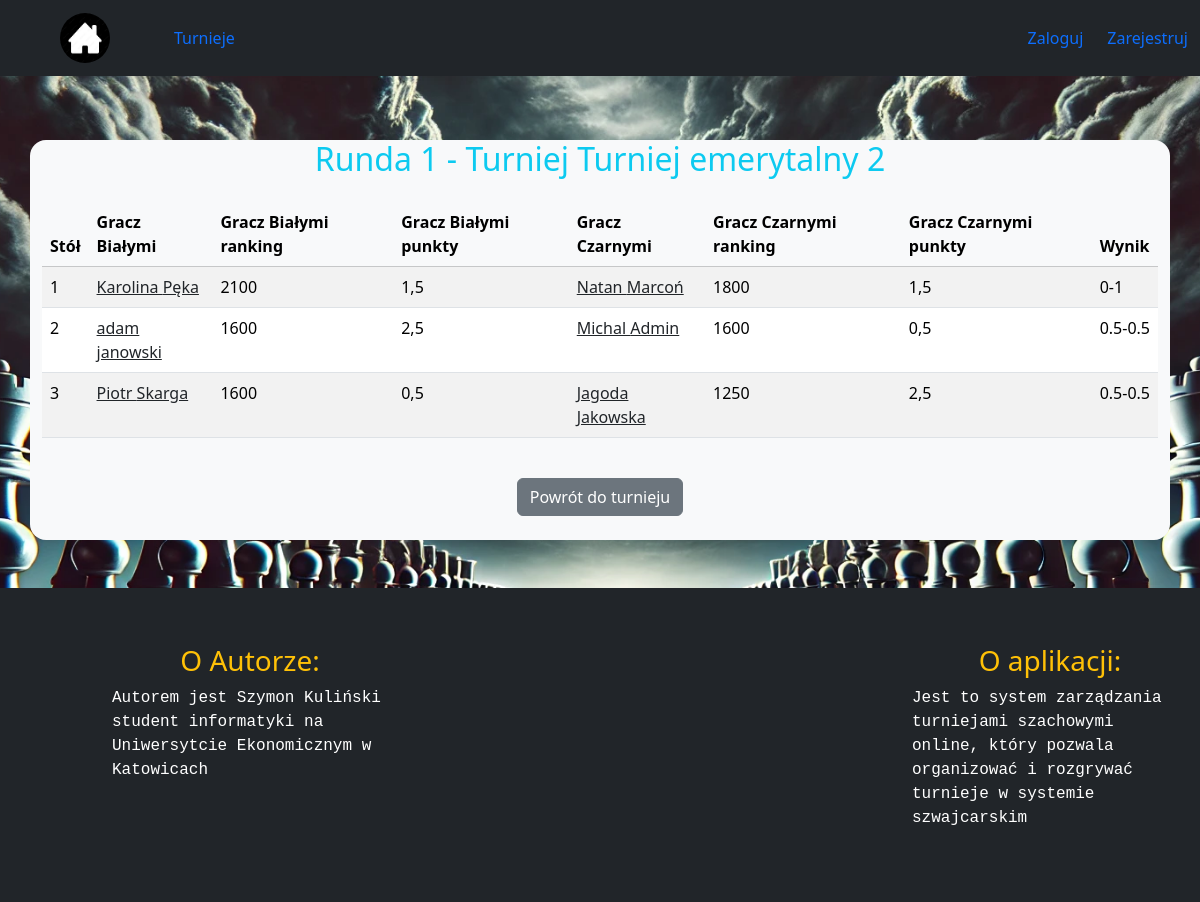
The page /tournaments/1/round/48/ on the database its author committed.
### tournaments/models.py (models this page shows, shortened)
class Round(models.Model):
    tournament = models.ForeignKey('Tournament', on_delete=models.CASCADE, related_name='rounds')
    round_number = models.PositiveIntegerField()
    status = models.CharField(max_length=20, choices=[('not_started', 'Nieutworzona'), ('in_progress', 'Utworzona'),
                                                      ('completed', 'Zakończona')], default='not_started')
    class Meta:
        ordering = ['round_number']
        unique_together = ('tournament', 'round_number')
        verbose_name = 'Runda'
        verbose_name_plural = 'Rundy'

class Tournament(models.Model):
    TOURNAMENT_TYPES = [('Błyskawiczne', 'Błyskawiczne'), ('Szybkie', 'Szybkie'), ('Klasyczne', 'Klasyczne'), ]
    PACES = [('1', '1 min'), ('3', '3 min'), ('5', '5 min'), ('10', '10 min'), ('15', '15 min'), ('30', '30 min'),
             ('60', '60 min'), ('1+1', '1+1 sec'), ('3+2', '3+2 sec'), ('5+3', '5+3 sec'), ('10+5', '10+5 sec'),
             ('10+15', '10+15 sec'), ('15+15', '15+15 sec'), ('30+10', '30+10 sec'), ('60+30', '60+30 sec'),
             ('120+30', '120+30 sec'), ]
    STATUS_CHOICES = [('Nadchodzący', 'Nadchodzący'), ('Tr  wający', 'Trwający'), ('Zakończony', 'Zakończony'), ]
    RANKING_CHOICES = [('Brak', 'Brak'), ('FIDE', 'FIDE'), ('PZSzach', 'PZSzach'), ]
    REGION_CHOICES = [('dolnośląskie', 'Dolnośląskie'), ('kujawsko-pomorskie', 'Kujawsko-pomorskie'),
                      ('lubelskie', 'Lubelskie'), ('lubuskie', 'Lubuskie'), ('łódzkie', 'Łódzkie'),
                      ('małopolskie', 'Małopolskie'), ('mazowieckie', 'Mazowieckie'), ('opolskie', 'Opolskie'),
                      ('podkarpackie', 'Podkarpackie'), ('podlaskie', 'Podlaskie'), ('pomorskie', 'Pomorskie'),
                      ('śląskie', 'Śląskie'), ('świętokrzyskie', 'Świętokrzyskie'),
                      ('warmińsko-mazurskie', 'Warmińsko-mazurskie'), ('wielkopolskie', 'Wielkopolskie'),
                      ('zachodniopomorskie', 'Zachodniopomorskie'), ]
    name = models.CharField(max_length=200)
    date_begin = models.DateField(null=True)
    date_end = models.DateField(null=True)
    pace = models.CharField(choices=PACES, max_length=10)
    type_of_tournament = models.CharField(choices=TOURNAMENT_TYPES, max_length=20)
    status = models.CharField(choices=STATUS_CHOICES, max_length=12,default='Nadchodzący')
    rounds_amount = models.IntegerField(default=2)
    current_round = models.PositiveIntegerField(default=1)
    arbiter = models.ForeignKey(User, related_name='arbited_tournaments', on_delete=models.CASCADE,blank=True, null=True)
    organizer = models.ForeignKey(User, related_name='orgianized_tournaments', on_delete=models.CASCADE)
    ranking = models.CharField(choices=RANKING_CHOICES, max_length=10, default='Brak')
    city = models.CharField(max_length=100, null=True, blank=True)
    region = models.CharField(choices=REGION_CHOICES, max_length=100, null=True, blank=True)
    description = models.TextField(blank=True, null=True, verbose_name='Opis turnieju')

class Match(models.Model):
    round = models.ForeignKey('Round', on_delete=models.CASCADE, related_name='matches')
    white_player = models.ForeignKey(Player, related_name='white_matches', on_delete=models.CASCADE)
    black_player = models.ForeignKey(Player, related_name='black_matches', on_delete=models.CASCADE)
    result = models.CharField(max_length=10, choices=[('1-0', '1-0'), ('0-1', '0-1'), ('0.5-0.5', '0.5-0.5')],
                              blank=True)
    table_number = models.PositiveIntegerField()

class Player(models.Model):
    user = models.ForeignKey(User, on_delete=models.CASCADE, related_name='player')
    tournament = models.ForeignKey('Tournament', on_delete=models.CASCADE)
    points = models.FloatField(default=0)  # Punkty zdobyte przez gracza
    previous_opponents = models.ManyToManyField('self', blank=True)  # Z kim zawodnik już grał
    has_paused = models.BooleanField(default=False)
    consecutive_white_games = models.IntegerField(default=0)
    consecutive_black_games = models.IntegerField(default=0)
    last_color = models.CharField(blank=True, max_length=6)
    start_rating = models.IntegerField(default=0)
    achieved_rating = models.IntegerField(default=0)
    avarage_oponents_rating = models.IntegerField(default=0)
    matches_count = models.IntegerField(default=0)

### profiles/models.py (models this page shows, shortened)
class Profile(models.Model):
    GENDER_CHOICES = [('M', 'Mężczyzna'), ('F', 'Kobieta'), ]
    TITLE_AND_CATEGOREIES_CHOICES = [('GM', 'Arcymistrz'), ('IM', 'Mistrz międzynarodowy'), ('FM', 'Mistrz FIDE'),
                                     ('CM', 'Kandydat na mistrza FIDE'), ('WGM', 'Arcymistrzyni	'),
                                     ('WIM', 'Mistrzyni międzynarodowa'), ('WFM', 'Mistrzyni FIDE'),
                                     ('WCM', 'Kandydatka na mistrzynię FIDE'), ('M', 'Mistrz krajowy'),
                                     ('K', 'Kandydat na mistrza krajowego'), ('I', 'I'), ('II', 'II'),
                                     ('III', 'III'), ('IV', 'IV'), ('V', 'V'),
                                     ('Bk', 'Bk'), ]
    user = models.OneToOneField(User, on_delete=models.CASCADE)
    first_name = models.CharField(max_length=30, blank=True, null=True)
    last_name = models.CharField(max_length=30, blank=True, null=True)
    birth_date = models.DateField(null=True, blank=True)
    gender = models.CharField(max_length=1, choices=GENDER_CHOICES, blank=True, null=True)
    city = models.CharField(max_length=43, blank=True, null=True)
    club = models.CharField(max_length=43, blank=True, null=True)
    phone_number = models.CharField(max_length=15, blank=True, null=True)
    rating_fide = models.IntegerField(null=True, blank=True, default=1000)
    rating_pzszach = models.IntegerField(null=True, blank=True, default=1000)
    title_or_category = models.CharField(max_length=10, choices=TITLE_AND_CATEGOREIES_CHOICES, default='Bk')

### tournaments/views.py (the view)
# urls.py: path('<int:tournament_id>/round/<int:round_id>/', views.round_detail, name='round_detail'),
def round_detail(request, tournament_id, round_id):
    tournament = get_object_or_404(Tournament, id=tournament_id)
    round = get_object_or_404(Round, id=round_id)
    matches = Match.objects.filter(round=round)
    return render(request, 'tournaments/round_detail.html',
                  {'round': round, 'matches': matches, 'tournament': tournament})

### core/context_processors.py (called while the page is built)
def is_organizer(request):
    is_organizer = request.user.groups.filter(name='Organizer').exists()
    return {'is_organizer': is_organizer}

### templates/tournaments/round_detail.html
{% extends 'core/index.html' %}
{% block content %}
    <div class="container my-5 bg-light rounded-4 ">
        <h2 class="mb-4 text-center text-info">Runda {{ round.round_number }} - Turniej {{ tournament.name }}</h2>
        <div class="table-responsive">
            <table class="table table-striped table-hover">
                <thead class="table-light">
                <tr>
                    <th scope="col">Stół</th>
                    <th scope="col">Gracz Białymi</th>
                    <th scope="col">Gracz Białymi ranking</th>
                    <th scope="col">Gracz Białymi punkty</th>
                    <th scope="col">Gracz Czarnymi</th>
                    <th scope="col">Gracz Czarnymi ranking</th>
                    <th scope="col">Gracz Czarnymi punkty</th>
                    <th scope="col">Wynik</th>
                </tr>
                </thead>
                <tbody>
                {% for match in matches %}
                    <tr>
                        <td>{{ match.table_number }}</td>
                        <td><a class="link-dark"
                               href="{% url 'profile' match.white_player.user.id %}">{{ match.white_player.user.profile.first_name }} {{ match.white_player.user.profile.last_name }}</a>
                        </td>
                        <td>{{ match.white_player.start_rating }}</td>
                        <td>{{ match.white_player.points }}</td>
                        <td><a class="link-dark"
                               href="{% url 'profile' match.white_player.user.id %}">{{ match.black_player.user.profile.first_name }} {{ match.black_player.user.profile.last_name }}</a>
                        </td>
                        <td>{{ match.black_player.start_rating }}</td>
                        <td>{{ match.black_player.points }}</td>
                        <td>{{ match.result }}</td>
                    </tr>
                {% endfor %}
                </tbody>
            </table>
        </div>
        <div class="text-center">
            <a href="{% url 'tournament_detail' tournament.id %}" class="btn btn-secondary my-4">Powrót do turnieju</a>
        </div>
    </div>
{% endblock %}

### templates/core/index.html (shortened to what this page needs)
{% load  static %}
<!doctype html>
<html lang="en">
<head>
    <link rel="stylesheet" href="{% static 'bootstrap-5.3.3-dist/css/bootstrap.min.css' %}">
</head>
<body>
<nav class="navbar navbar-expand-sm bg-dark mb-3">
    <div class="container-fluid">
        <a href="{% url 'home' %}" class="navbar-brand mx-5">
            <img src="{% static 'homeBlack.jpg' %}" alt="home" class="icon-link  icon-size rounded-circle" title="home">
        </a>
        <div class="collapse navbar-collapse">
            <ul class="navbar-nav">
                <li class="nav-item">
                    <a href="{% url 'tournaments' %}" class="nav-link mx-2 text-primary">Turnieje</a>
                </li>
            </ul>
            {% if request.user.is_authenticated %}
                <a href="{% url 'logout' %}" class="nav-link ms-auto text-warning">Wyloguj</a>
                <div class="dropdown">
                    <button class="btn btn-dark dropdown-toggle text-warning mx-4"
                            type="button" id="dropdownMenuHoverButton"
                            data-bs-toggle="dropdown" aria-expanded="false">
                        Profil
                    </button>
                    <ul class="dropdown-menu" aria-labelledby="dropdownMenuHoverButton">
                        <li><a class="dropdown-item" href="{% url 'profile' request.user.id %}">Mój profil</a></li>
                        <li><a class="dropdown-item" href="{% url 'profile_edit' request.user.id %}">Edytuj profil</a></li>
                        <li><a class="dropdown-item" href="{% url 'tournament_history' %}">Moje turnieje</a></li>
                    </ul>
                </div>
            {% else %}
                <a href="{% url 'login' %}" class="nav-link ms-auto text-primary mx-4">Zaloguj</a>
                <a href="{% url 'register' %}" class="nav-link text-primary">Zarejestruj</a>
            {% endif %}
    </div>
    </div>
</nav>
<div class="min-vh-100 d-flex flex-column">
    {% block content %}{% endblock %}
    <footer class="bg-dark text-center py-2">
        <div class="container-fluid my-5">
            <div class="row">
                <p class="col-1"></p>
                <div class="col-3">
                    <h3 class="text-center text-warning">O Autorze:</h3>
                    <p class="text-start font-monospace text-white">Autorem jest Szymon Kuliński student informatyki na Uniwersytcie Ekonomicznym w Katowicach</p>
                </div>
                <div class="col-5">
                </div>
                <div class="col-3">
                    <h3 class="text-center text-warning">O aplikacji:</h3>
                    <p class="text-start font-monospace text-white">Jest to system zarządzania turniejami szachowymi online, który pozwala organizować i rozgrywać turnieje w systemie szwajcarskim</p>
                </div>
            </div>
        </div>
    </footer>
</div>
</body>
</html>

### rows shown on the page
Round: round_number "1"
Tournament: name "Turniej emerytalny 2"
Match: table_number "1", white_player.user.profile.first_name "Karolina", white_player.user.profile.last_name "Pęka", white_player.start_rating "2100", white_player.points "1,5", black_player.user.profile.first_name "Natan", black_player.user.profile.last_name "Marcoń", black_player.start_rating "1800", black_player.points "1,5", result "0-1"
Match: table_number "2", white_player.user.profile.first_name "adam", white_player.user.profile.last_name "janowski", white_player.start_rating "1600", white_player.points "2,5", black_player.user.profile.first_name "Michal", black_player.user.profile.last_name "Admin", black_player.start_rating "1600", black_player.points "0,5", result "0.5-0.5"
Match: table_number "3", white_player.user.profile.first_name "Piotr", white_player.user.profile.last_name "Skarga", white_player.start_rating "1600", white_player.points "0,5", black_player.user.profile.first_name "Jagoda", black_player.user.profile.last_name "Jakowska", black_player.start_rating "1250", black_player.points "2,5", result "0.5-0.5"
